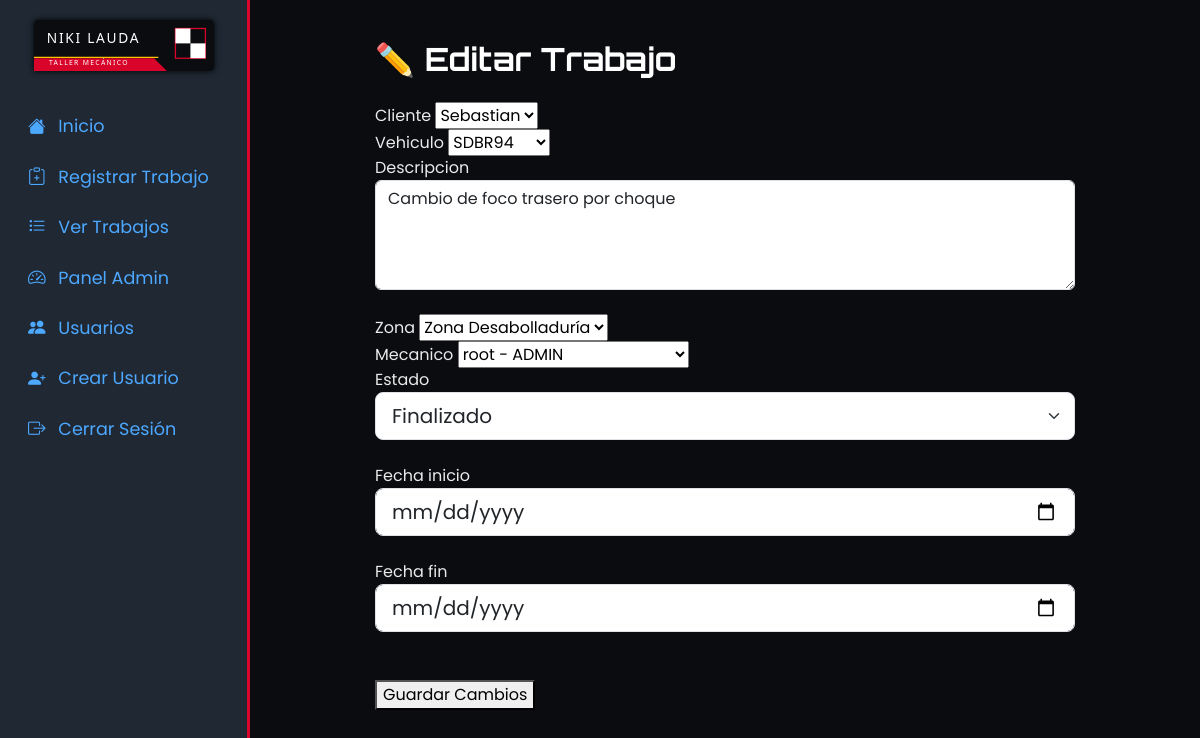
Page /operaciones/editar/1/ (signed in) on the committed database.
### operaciones/models.py (models this page shows, shortened)
class OrdenTrabajo(models.Model):
    ESTADOS=[
        ("Pendiente","Pendiente"),
        ("En Proceso","En Proceso"),
        ("Finalizado","Finalizado")
    ]
    cliente=models.ForeignKey(Cliente,on_delete=models.CASCADE)
    vehiculo=models.ForeignKey(Vehiculo,on_delete=models.CASCADE)
    descripcion=models.TextField()
    zona=models.ForeignKey(ZonaTrabajo, on_delete=models.SET_NULL, null=True, blank=True)
    mecanico=models.ForeignKey(PerfilUsuario, on_delete=models.SET_NULL, null=True, blank=True)
    estado=models.CharField(max_length=20,choices=ESTADOS,default="Pendiente")
    fecha_inicio=models.DateTimeField(blank=True, null=True)
    fecha_fin=models.DateTimeField(blank=True, null=True)
    creado=models.DateTimeField(auto_now_add=True)
    actualizado=models.DateTimeField(auto_now=True)

### operaciones/views.py (the view)
# urls.py: path("editar/<int:pk>/", views.editar_trabajo, name="editar_trabajo"),
@login_required
def editar_trabajo(request, pk):
    trabajo = get_object_or_404(OrdenTrabajo, pk=pk)
    perfil = request.user.perfil
    if not (
        perfil.rol == "ADMIN"
        or perfil.rol == "ENCARGADO"
        or trabajo.mecanico == perfil
    ):
        return HttpResponse("No tienes permisos para editar este trabajo.", status=403)
    if request.method == "POST":
        form = OrdenTrabajoForm(request.POST, instance=trabajo)
        if form.is_valid():
            form.save()
            return redirect("lista_trabajos")
    else:
        form = OrdenTrabajoForm(instance=trabajo)
    return render(request, "operaciones/editar_trabajo.html", {
        "form": form,
        "trabajo": trabajo
    })

### operaciones/forms.py
class OrdenTrabajoForm(forms.ModelForm):
    class Meta:
        model = OrdenTrabajo
        fields = ['cliente', 'vehiculo', 'descripcion', 'zona', 'mecanico','estado', 'fecha_inicio', 'fecha_fin']
        widgets = {
            'fecha_inicio': forms.DateInput(attrs={
                'type': 'date',
                'class': 'form-control form-control-lg'
            }),
            'fecha_fin': forms.DateInput(attrs={
                'type': 'date',
                'class': 'form-control form-control-lg'
            }),
            'descripcion': forms.Textarea(attrs={
                'class': 'form-control',
                'rows': 4
            }),
            'estado': forms.Select(attrs={
                'class': 'form-select form-select-lg'
            })
        }

### core/models.py (called while the page is built)
    def __str__(self):
        return self.nombre

    def __str__(self):
        return f"{self.user.username} - {self.rol}"

### operaciones/models.py (called while the page is built)
    def __str__(self):
        return self.nombre

    def __str__(self):
        return f"{self.patente}"

### operaciones/templates/operaciones/editar_trabajo.html (shortened to what this page needs)
{% extends "core/base.html" %}
{% block content %}
<div class="f1-card" style="max-width:700px;margin:auto;">
    <h2 class="fw-bold mb-4" style="font-family:'Orbitron';">✏️ Editar Trabajo</h2>
    <form method="POST" class="f1-form">
        {% for field in form %}
            <label>{{ field.label }}</label>
            {{ field }}
            <br>
        {% endfor %}
        <button class="f1-btn mt-4">Guardar Cambios</button>
    </form>
</div>
{% endblock %}

### core/templates/core/base.html (style rules this page uses)
:root { --rojo-ferrari: #D90429; --rojo-ferrari-oscuro: #A3001F; --negro-carbon: #0B0C10; --gris-metal: #1F2833; --amarillo-f1: #FFC300; }
body { background-color: var(--negro-carbon); color: white; font-family: 'Poppins', sans-serif; overflow-x: hidden; }
body, p, span, li, td { color: #EAEAEA !important; }
h1, h2, h3, h4, h5, h6 { color: #FFFFFF !important; }

### rows in the picture
OrdenTrabajo: form "Sebastian" "SDBR94" "Cambio de foco trasero por choque" "Zona Desabolladuría" "root - ADMIN" "Finalizado"

### other values in the picture
{{ field.label }} "Cliente" "Vehiculo" "Descripcion" "Zona" "Mecanico" "Estado" "Fecha inicio" "Fecha fin"
